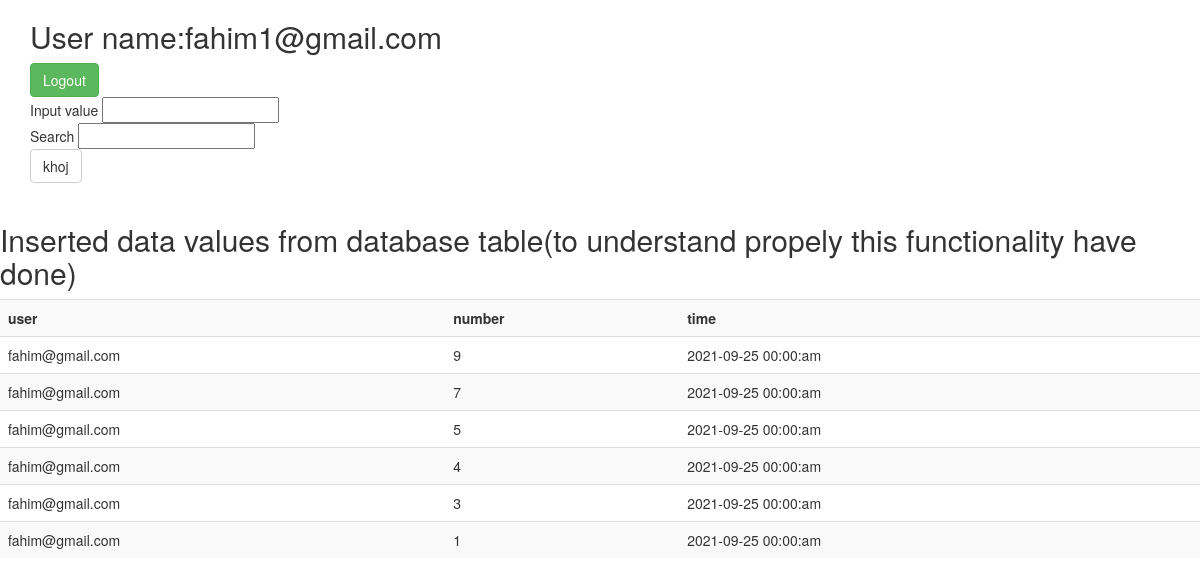
The page /process.php (signed in) on the database its author committed.
### tables this page shows
CREATE TABLE `number_tab` (
  `username` varchar(255) DEFAULT NULL,
  `number1` int(11) DEFAULT NULL,
  `time1` varchar(255) DEFAULT NULL,
  `id` int(11) NOT NULL
);

### process.php (the view, shortened to what this page needs)
<!DOCTYPE html>
<html lang="en">
<head>
  <link rel="stylesheet" href="https://maxcdn.bootstrapcdn.com/bootstrap/3.4.1/css/bootstrap.min.css">
</head>
<body>
<div class="container">
  <h2>User name:<?php echo $_SESSION['email'] ?></h2>
  <a class="btn btn-success" href="?logout=logout">Logout</a>
  <form method="post" action="" name="formsubmit" id="submit">
    Input value  <input type="text" name="inputbox" value="<?php echo $_SESSION['number'] ?>"><br>
    Search <input type="text" name="search" value="<?php echo $_SESSION['search'] ?>"><br>
    <input class="btn btn-default" type="submit" value="khoj" name="khoj" onclick="submitForm()">
      <br>
  </form>
</div>
<h2>Inserted data values from database table(to understand propely this functionality have done)</h2>
<table class="table table-striped">
  <tr>
    <th>user</th>
    <th>number</th>
    <th>time</th>
  </tr>
<?php
$conn=mysqli_connect("localhost","root","","fahim");
$check="SELECT*FROM number_tab";
$result=mysqli_query($conn,$check);
while($row=$result->fetch_assoc()){?>
<tr>
  <td><?php echo$row['username'] ?></td>
  <td><?php echo$row['number1'] ?></td>
  <td><?php echo$row['time1'] ?></td>
</tr>
<?php }?>
</table>
</body>
</html>

### rows shown on the page
number_tab: username "fahim@gmail.com", number1 "9", time1 "2021-09-25 00:00:am"
number_tab: username "fahim@gmail.com", number1 "7", time1 "2021-09-25 00:00:am"
number_tab: username "fahim@gmail.com", number1 "5", time1 "2021-09-25 00:00:am"
number_tab: username "fahim@gmail.com", number1 "4", time1 "2021-09-25 00:00:am"
number_tab: username "fahim@gmail.com", number1 "3", time1 "2021-09-25 00:00:am"
number_tab: username "fahim@gmail.com", number1 "1", time1 "2021-09-25 00:00:am"

### other values the page prints
$_SESSION['email'] "fahim1@gmail.com"
